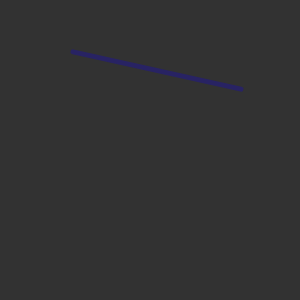
Frame 1 (no input)
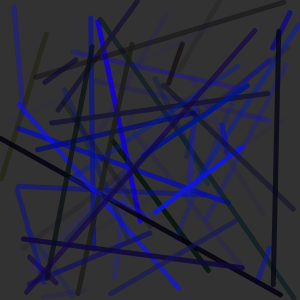
Frame 60 (no input)
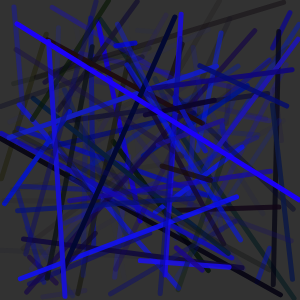
Frame 120 (the mouse pressed at the canvas centre since frame 60)

The p5.js sketch that drew these frames (run headless with seeded random() and noise() and a simulated clock; from frame 60 on, the mouse is pressed at the canvas centre):

// p5.js sketch
// ── sketch.js
function setup() {
    createCanvas(300, 300);
    strokeWeight(5);
    background(50); 
  }
  
  function draw() {
    stroke(random(30), random(30), random(255),random(255));
    line(random(width), random(height), random(width), random(height));
  }
